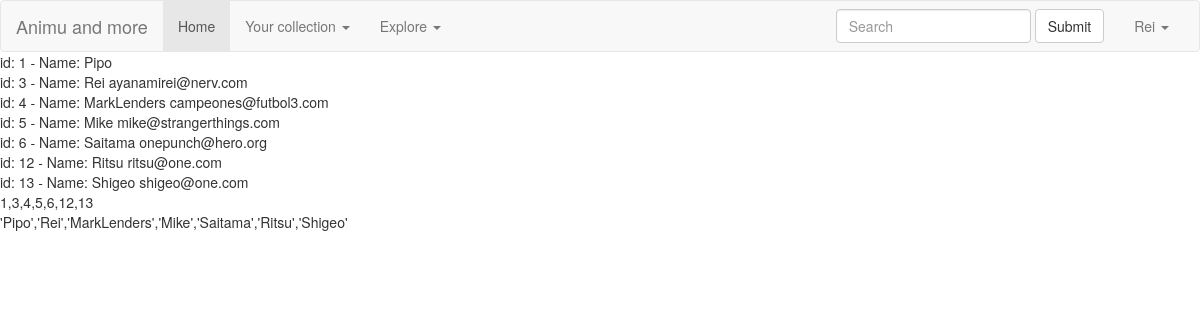
/getUsers.php (signed in), run on the app's committed database.
### tables this page shows
CREATE TABLE `users` (
  `UserID` int(11) NOT NULL,
  `Name` varchar(255) NOT NULL,
  `Email` varchar(255) NOT NULL,
  `Password` text NOT NULL,
  `Gender` varchar(255) DEFAULT NULL,
  `Photo` varchar(255) DEFAULT NULL,
  `Birthday` date DEFAULT NULL,
  `RegistrationDate` timestamp NOT NULL DEFAULT CURRENT_TIMESTAMP
);

### getUsers.php (the view)
<?php
include 'head.php';
?>
<body>
<?php
include 'header.php';
?>
<?php
include "connection.php";
$sql = "SELECT * FROM users";
$result = $conn->query($sql);
if ($result->num_rows > 0) {
    $ids = array();
    $names = array();
    while($row = $result->fetch_assoc()) {
        echo "id: " . $row["UserID"]. " - Name: " . $row["Name"]. " " . $row["Email"]. "<br>";
        array_push($ids, $row["UserID"]);
        array_push($names, $row["Name"]);
    }
    echo implode(",",$ids)."<br>";
	echo "'".  implode("','",$names) . "'" ;
} else {
    echo "0 results";
}
?>
</body>
</html>

### data on the page
users: UserID "1", Name "Pipo"
users: UserID "3", Name "Rei", Email "ayanamirei@nerv.com"
users: UserID "4", Name "MarkLenders", Email "campeones@futbol3.com"
users: UserID "5", Name "Mike", Email "mike@strangerthings.com"
users: UserID "6", Name "Saitama", Email "onepunch@hero.org"
users: UserID "12", Name "Ritsu", Email "ritsu@one.com"
users: UserID "13", Name "Shigeo", Email "shigeo@one.com"

### other printed values
$_SESSION['username'] "Rei"
implode(",",$ids) "1,3,4,5,6,12,13"
implode("','",$names) "Pipo','Rei','MarkLenders','Mike','Saitama','Ritsu','Shigeo"
